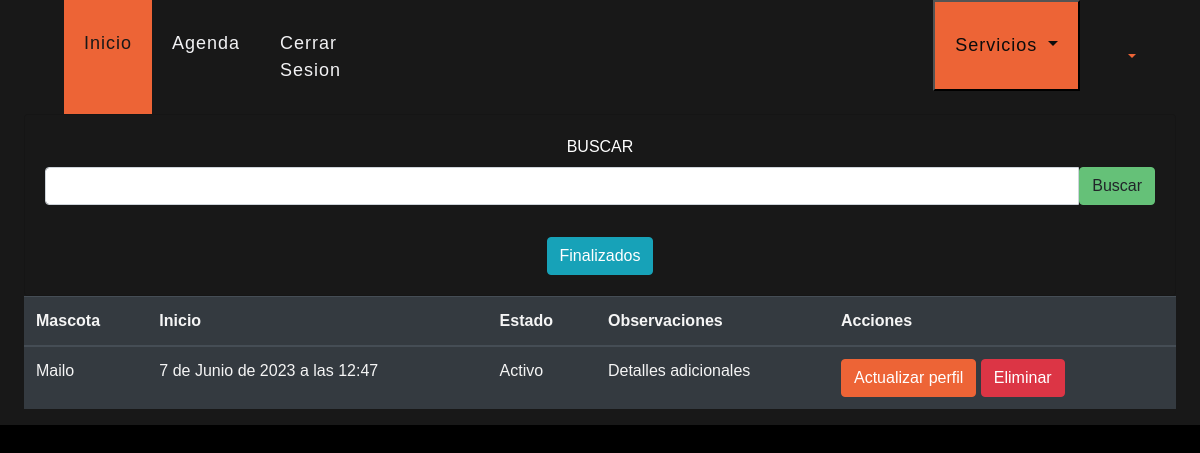
/ver/guarderia (signed in), run on the app's committed database.
### veterinary/models.py (models this page shows, shortened)
class Services(models.Model):
    SERVICES = [('CL', 'Clínica'), ('GU', 'Guardería'), ('PE', 'Peluquería')]
    STATES = [('Activo', 'Activo'), ('Finalizado', 'Finalizado')]
    veterinary = models.ForeignKey(Veterinary, on_delete=models.PROTECT, null=True, blank=True)
    pet = models.ForeignKey(Pet, on_delete=models.CASCADE, related_name='servicios')
    type = models.CharField(max_length=2, choices=SERVICES, verbose_name='tipo_servicio')
    start = models.DateTimeField(verbose_name='fecha_inicio')
    end = models.DateTimeField(null=True, blank=True, verbose_name='fecha_final')
    details = models.TextField(null=True, blank=True, verbose_name='observaciones')
    state = models.CharField(max_length=10, choices=STATES, verbose_name='Estado', default='Activo')
    total_time = models.IntegerField(null=True, blank=True, verbose_name='Tiempo')

class Pet(models.Model):
    veterinary = models.ForeignKey(Veterinary, on_delete=models.PROTECT, null=True, blank=True)
    client = models.ForeignKey(Client, on_delete=models.PROTECT, related_name='pets')
    namePet = models.CharField(max_length=30, blank=False, null=False, verbose_name='nombre')
    species = models.CharField(max_length=30, blank=True, null=True, verbose_name='especie')
    birthdate = models.DateField(blank=True, null=True, verbose_name='fecha de nacimiento')
    gender = models.CharField(max_length=6, blank=False, null=False, default='Desconocido', verbose_name='género')

### veterinary/views.py (the view)
# urls.py: path('ver/guarderia', views.detailDaycare, name='detailDaycare'),
@login_required(login_url="login")
def detailDaycare(request):
    pets = Services.objects.filter(state='Activo', type="GU")
    endService = Services.objects.filter(state='Finalizado', type='GU')
    if request.method == "POST":
        pets = Services.objects.filter(pet__namePet__icontains=request.POST.get("search", ""),
                                       state='Activo')
    context = {'pets': pets, 'endService': endService}
    return render(request, 'veterinary/detailDaycare.html', context)

### veterinary/views.py (called while the page is built)
def check_notifications(request):
    if not request.user.is_authenticated:
        veterinary_logued = Veterinary.objects.get(id=1)
    else:
        veterinary_logued = request.user.veterinary
    if not Client.objects.filter(veterinary=veterinary_logued).exists():
        messages.info(request, 'Registra clientes')
    if not Pet.objects.filter(client__veterinary=veterinary_logued).exists():
        messages.info(request, 'Registra mascotas')
    if not Category.objects.filter(veterinary=veterinary_logued).exists():
        messages.info(request, 'Registra categorias y productos')
    if not Events.objects.filter(veterinary=veterinary_logued).exists():
        messages.info(request, 'Registra tu primer cita')

### templates/veterinary/detailDaycare.html (shortened to what this page needs)
{% extends 'layout/base2.html' %}
{% block style %}
{% load static %}
<link rel="stylesheet" href="{% static 'css/estiloindex.css' %}">
<link rel="stylesheet" href="{% static 'css/estilo.css' %}">
{% endblock %}
{% block header %}
{% include 'layout/partials/headerbase.html' %}
{% endblock %}
{% block content %}
<div class="container-fluid" style="background-color: #181818; height: auto;">
  <div class="row">
    <div class="col-md-12 px-md-4 px-sm-0">
      <div class="card bg-dark text-white">
        <div class="card-body text-center">
          <form action="" method="POST">
            <label for="search" class="form-label">BUSCAR</label>
            <div class="input-group mb-3">
              <input type="text" class="form-control" name="search">
              <button type="submit" class="btn btn-secondary">Buscar</button>
            </div>
          </form>
          <a data-toggle="modal" data-target="#exampleModal" class="btn btn-info mt-3">Finalizados</a>
        </div>
      </div>
      <div class="table-responsive">
        <table class="table table-dark">
          <thead>
            <tr>
              <th>Mascota</th>
              <th>Inicio</th>
              <th>Estado</th>
              <th>Observaciones</th>
              <th>Acciones</th>
            </tr>
          </thead>
          <tbody>
            {% for pet in pets %}
            <tr>
              <td>{{pet.pet.namePet}}</td>
              <td>{{pet.start}}</td>
              <td>{{pet.state}}</td>
              <td>{{pet.details}}</td>
              <td><a href="{% url 'updateService' id=pet.id %}" class="btn btn-primary">Actualizar perfil</a>
                  <button onclick="borrar('{{pet.id}}')" class="btn btn-danger">Eliminar</button></td>
            </tr>
            {% endfor %}
          </tbody>
        </table>
      </div>
    </div>
  </div>
</div>
{% endblock %}

### data on the page
Services: pet.namePet "Mailo", start "7 de Junio de 2023 a las 12:47", state "Activo", details "Detalles adicionales"
